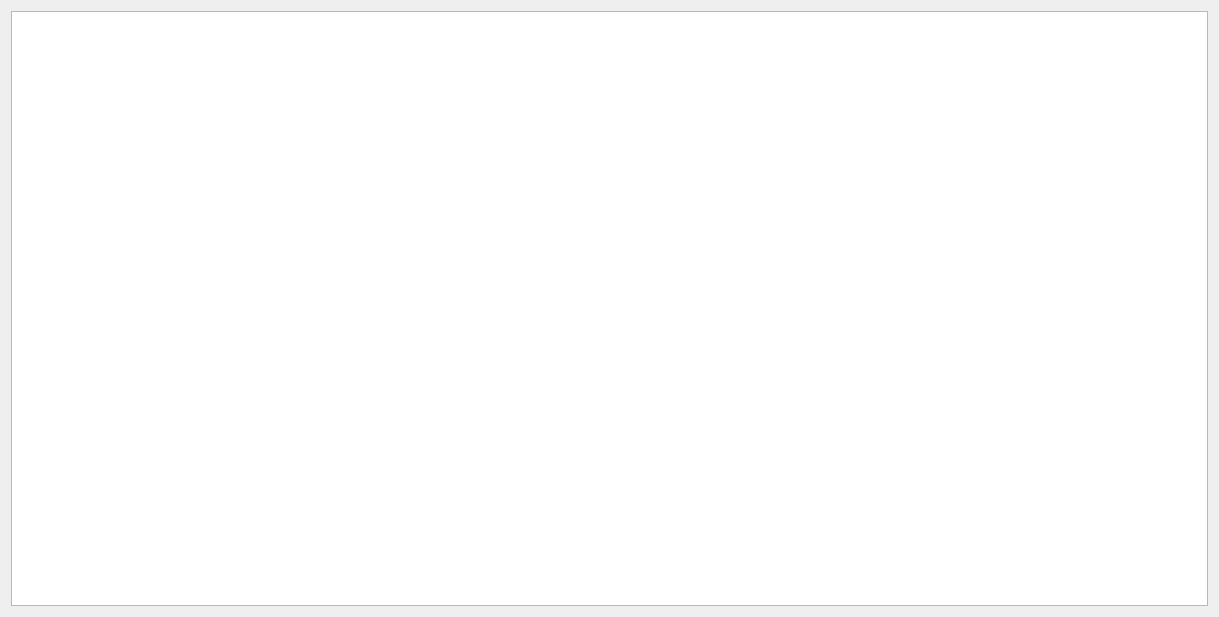
<?xml version="1.0" encoding="UTF-8"?>
<ui version="4.0">
 <class>Form</class>
 <widget class="QWidget" name="Form">
  <property name="geometry">
   <rect>
    <x>0</x>
    <y>0</y>
    <width>1219</width>
    <height>617</height>
   </rect>
  </property>
  <property name="windowTitle">
   <string>Form</string>
  </property>
  <layout class="QGridLayout" name="gridLayout">
   <item row="0" column="0">
    <widget class="QTableWidget" name="tableWidget">
     <property name="cursor" stdset="0">
      <cursorShape>PointingHandCursor</cursorShape>
     </property>
    </widget>
   </item>
  </layout>
 </widget>
 <resources/>
 <connections/>
</ui>
